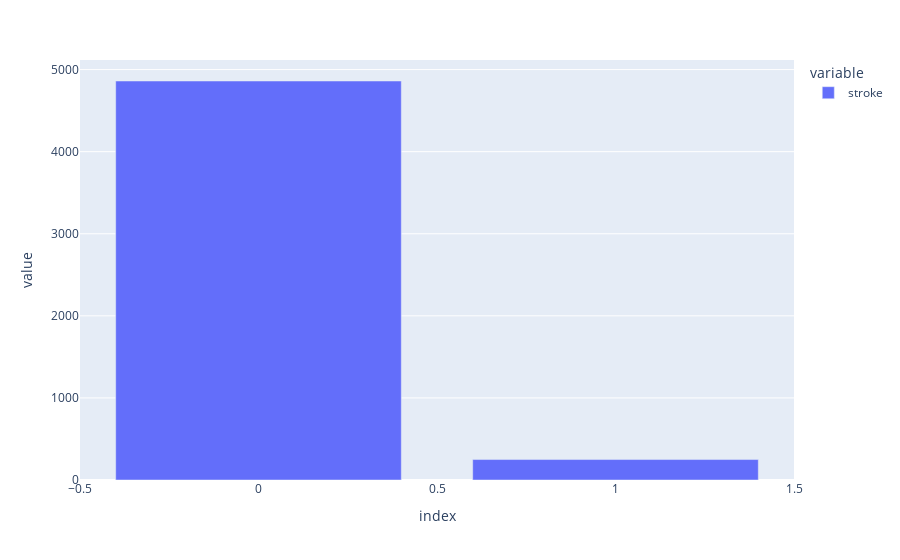

Notebook code cell kept with this figure:
### Code cell
import plotly.express as px

fig = px.bar(df['stroke'].value_counts())
fig.show()

### Figure 1 — Plotly figure (JSON) as saved in the notebook; plotly's stock layout.template omitted (floating-point values rounded to 4 significant figures)
{"data": [{"alignmentgroup": "True", "hovertemplate": "variable=stroke<br>index=%{x}<br>value=%{y}<extra></extra>", "legendgroup": "stroke", "marker": {"color": "#636efa"}, "name": "stroke", "offsetgroup": "stroke", "orientation": "v", "showlegend": true, "textposition": "auto", "type": "bar", "x": [0, 1], "xaxis": "x", "y": [4861, 249], "yaxis": "y"}], "layout": {"barmode": "relative", "legend": {"title": {"text": "variable"}, "tracegroupgap": 0}, "margin": {"t": 60}, "xaxis": {"anchor": "y", "domain": [0, 1], "title": {"text": "index"}}, "yaxis": {"anchor": "x", "domain": [0, 1], "title": {"text": "value"}}}}
